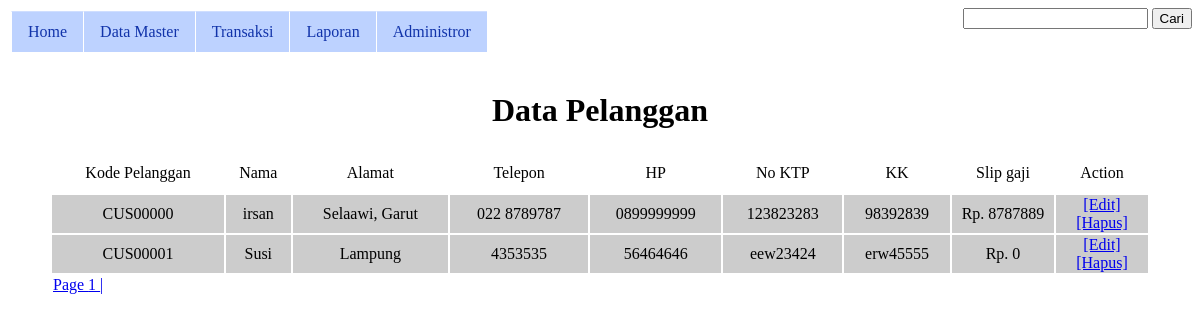
/mobil/index.php?page=view_pelanggan (signed in), run on the app's committed database.
### tables this page shows
CREATE TABLE IF NOT EXISTS `pelanggan` (
  `KodeCust` varchar(10) NOT NULL,
  `Nama` varchar(40) NOT NULL,
  `Alamat` varchar(50) NOT NULL,
  `Telepon` varchar(15) NOT NULL,
  `HP` varchar(15) NOT NULL,
  `NoKTP` varchar(20) NOT NULL,
  `KK` varchar(20) NOT NULL,
  `SlipGaji` double NOT NULL,
  `Keterangan` varchar(50) NOT NULL,
  PRIMARY KEY (`KodeCust`)
);

### mobil/page/view_pelanggan.php (the view, shortened to what this page needs)
<?php
	$halaman = get_Halaman("pelanggan");
	$hal = get_NomorHalaman($_GET['hal']);
$query = mysql_query("select * from pelanggan LIMIT $hal , 10");
?>
<center>
	<h1>
    	Data Pelanggan
	</h1>
<table border='0' width='1100px'>
	<tr class="tr_grid" align="center" height="40">
   		<td>Kode Pelanggan </td>
    	<td>Nama</td>
    	<td>Alamat</td>
    	<td>Telepon</td>
		<td>HP</td>
		<td>No KTP</td>
		<td>KK</td>
		<td width="100">Slip gaji</td>
		<td>Action</td>
	</tr>
<?php
while($data = mysql_fetch_array($query)){
  echo "<tr bgcolor='#CCCCCC' align='center' height='30' id='tabel'>
  		<td>$data[KodeCust]</td>
		<td>$data[Nama]</td>
		<td>$data[Alamat]</td>
		<td>$data[Telepon]</td>
		<td>$data[HP]</td>
		<td>$data[NoKTP]</td>
		<td>$data[KK]</td>
		<td>Rp. $data[SlipGaji]</td>
		<td width='90'>
		<a href='?page=view_pelanggan&edit=true&id=$data[KodeCust]'>[Edit]</a>
		<a href=proses.php?tipe=hapusPelanggan&id='$data[KodeCust]' onclick='return confirm(\"Hapus $data[KodeCust] ?\")'>[Hapus]</a></td>
</tr>";
}
?>
<tr>
<td colspan="9" class="tr_grid">
<?php
for($i=1; $i <= $halaman; $i++){
	echo "<a href='?page=view_pelanggan&hal=$i'>Page $i |</a> &nbsp;";
}
?>
</td>
</tr>
</table>

### data on the page
pelanggan: KodeCust "CUS00000", Nama "irsan", Alamat "Selaawi, Garut", Telepon "022 8789787", HP "0899999999", NoKTP "123823283", KK "98392839", SlipGaji "8787889"
pelanggan: KodeCust "CUS00001", Nama "Susi", Alamat "Lampung", Telepon "4353535", HP "56464646", NoKTP "eew23424", KK "erw45555", SlipGaji "0"
